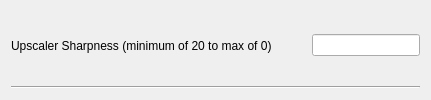
        <widget class="QWidget" name="widget__15_upscalerSharpness" native="true">
         <property name="sizePolicy">
          <sizepolicy hsizetype="Preferred" vsizetype="Maximum">
           <horstretch>0</horstretch>
           <verstretch>0</verstretch>
          </sizepolicy>
         </property>
         <layout class="QVBoxLayout" name="verticalLayout_15">
          <item>
           <widget class="QWidget" name="widget_28" native="true">
            <property name="sizePolicy">
             <sizepolicy hsizetype="Preferred" vsizetype="Minimum">
              <horstretch>0</horstretch>
              <verstretch>0</verstretch>
             </sizepolicy>
            </property>
            <layout class="QHBoxLayout" name="horizontalLayout_15" stretch="0,0,0">
             <property name="spacing">
              <number>0</number>
             </property>
             <property name="leftMargin">
              <number>0</number>
             </property>
             <property name="topMargin">
              <number>0</number>
             </property>
             <property name="rightMargin">
              <number>0</number>
             </property>
             <property name="bottomMargin">
              <number>0</number>
             </property>
             <item>
              <widget class="QLabel" name="label_13">
               <property name="text">
                <string>Upscaler Sharpness (minimum of 20 to max of 0)</string>
               </property>
              </widget>
             </item>
             <item>
              <spacer name="horizontalSpacer_14">
               <property name="orientation">
                <enum>Qt::Orientation::Horizontal</enum>
               </property>
               <property name="sizeHint" stdset="0">
                <size>
                 <width>40</width>
                 <height>20</height>
                </size>
               </property>
              </spacer>
             </item>
             <item>
              <widget class="QLineEdit" name="lineEdit_upscalerSharpness">
               <property name="sizePolicy">
                <sizepolicy hsizetype="Fixed" vsizetype="Fixed">
                 <horstretch>0</horstretch>
                 <verstretch>0</verstretch>
                </sizepolicy>
               </property>
               <property name="toolTip">
                <string/>
               </property>
               <property name="maxLength">
                <number>2</number>
               </property>
               <property name="placeholderText">
                <string/>
               </property>
              </widget>
             </item>
            </layout>
           </widget>
          </item>
          <item>
           <widget class="Line" name="line_14">
            <property name="orientation">
             <enum>Qt::Orientation::Horizontal</enum>
            </property>
           </widget>
          </item>
         </layout>
        </widget>
